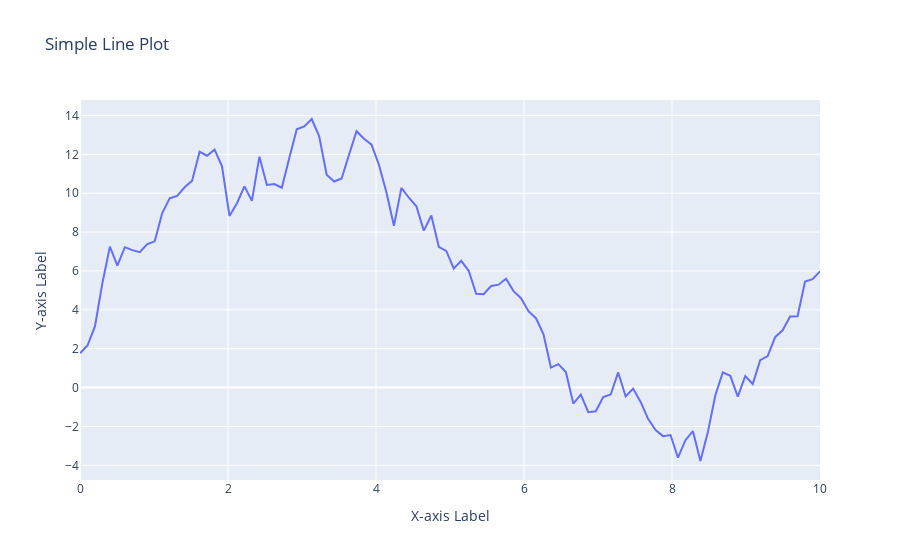

Here is the notebook cell this chart was saved with:
### Markdown cell above
20. Using Plotly, create a basic line plot of a randomly generated dataset, label the axes, and set the title as
'Simple Line Plot'.

### Code cell
import plotly.graph_objs as go

np.random.seed(0)
x = np.linspace(0, 10, 100)
y = np.random.randn(100).cumsum()


fig = go.Figure()
fig.add_trace(go.Scatter(x=x, y=y, mode='lines', name='Random Data'))
fig.update_layout(
    title='Simple Line Plot',
    xaxis_title='X-axis Label',
    yaxis_title='Y-axis Label'
)
fig.show()
